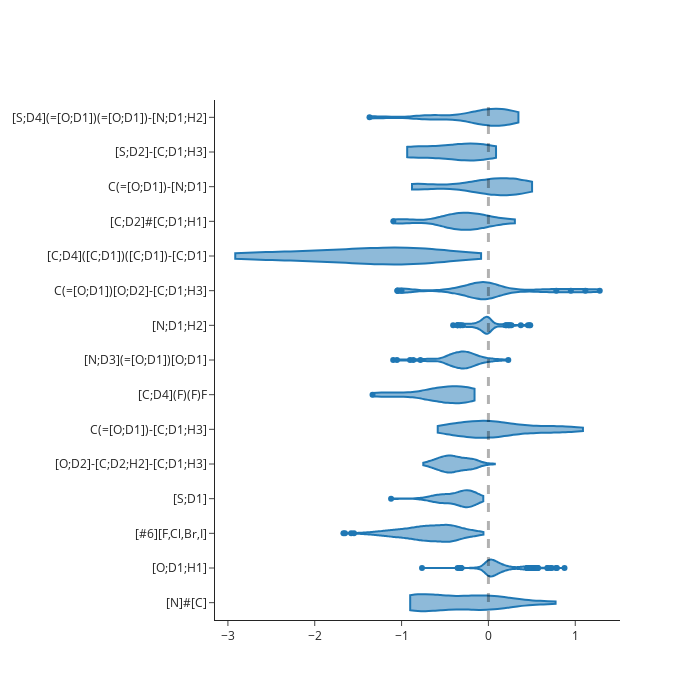

The notebook cell saved with this chart:
### Code cell
fig = go.Figure()

for functional_group, attributions in functional_group_attributions.items():
    print(f"{functional_group:<35}: {np.mean(attributions):.3f}")
    fig.add_trace(
        go.Violin(
            x=attributions, 
            name=functional_group, 
            spanmode="hard",
            line_color="#1f77b4",
            showlegend=False
        ),
        
    )
fig.add_vline(x=0, line_width=3, line_dash="dash")
fig.update_layout(autosize=False, width=700, height=700, template="simple_white")
fig.show()
# px.violin(functional_group_attributions["[N]#[C]"], width=600, height=500, template="simple_white")
